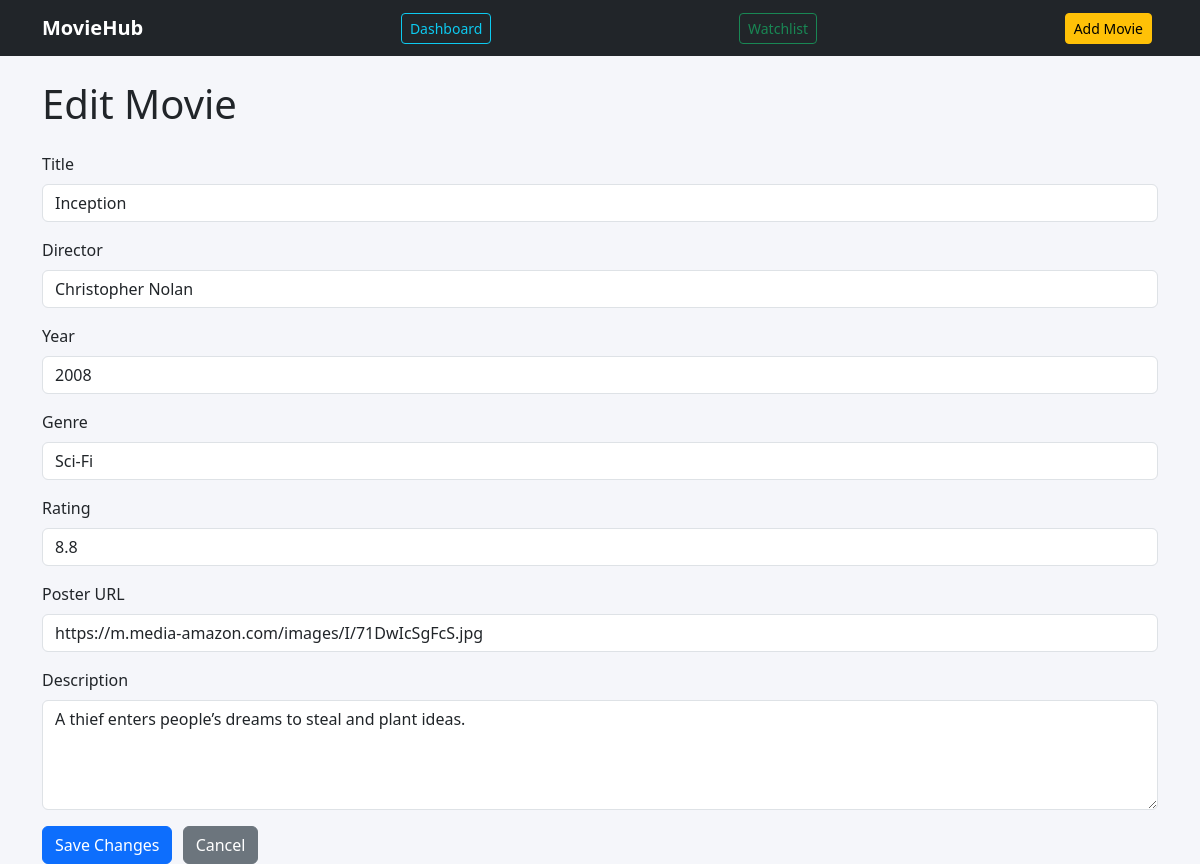
Screenshot of /edit/1 with the database file from the repository.
### models.py (models this page shows, shortened)
class Movie(db.Model):
    id = db.Column(db.Integer, primary_key=True)
    title = db.Column(db.String(100), nullable=False)
    director = db.Column(db.String(100))
    year = db.Column(db.Integer)
    genre = db.Column(db.String(50))
    rating = db.Column(db.Float)
    description = db.Column(db.Text)
    poster_url = db.Column(db.String(300))

### app.py (the view, shortened to what this page needs)
@app.route("/edit/<int:movie_id>", methods=["GET", "POST"])
def edit_movie(movie_id):
    movie = Movie.query.get_or_404(movie_id)
    return render_template("edit_movie.html", movie=movie)

### templates/edit_movie.html
{% extends "base.html" %}
{% block content %}
<h1 class="mb-4">Edit Movie</h1>
<form method="POST">
    <div class="mb-3">
        <label class="form-label">Title</label>
        <input type="text" name="title" class="form-control" value="{{ movie.title }}" required>
    </div>
    <div class="mb-3">
        <label class="form-label">Director</label>
        <input type="text" name="director" class="form-control" value="{{ movie.director }}">
    </div>
    <div class="mb-3">
        <label class="form-label">Year</label>
        <input type="number" name="year" class="form-control" value="{{ movie.year }}">
    </div>
    <div class="mb-3">
        <label class="form-label">Genre</label>
        <input type="text" name="genre" class="form-control" value="{{ movie.genre }}">
    </div>
    <div class="mb-3">
        <label class="form-label">Rating</label>
        <input type="number" step="0.1" name="rating" class="form-control" value="{{ movie.rating }}">
    </div>
    <div class="mb-3">
        <label class="form-label">Poster URL</label>
        <input type="text" name="poster_url" class="form-control" value="{{ movie.poster_url }}">
    </div>
    <div class="mb-3">
        <label class="form-label">Description</label>
        <textarea name="description" class="form-control" rows="4">{{ movie.description }}</textarea>
    </div>
    <button type="submit" class="btn btn-primary">Save Changes</button>
    <a href="/movie/{{ movie.id }}" class="btn btn-secondary">Cancel</a>
</form>
{% endblock %}

### static/style.css (style rules this page uses)
body { background-color: #f5f6fa; }
.btn { margin-right: 6px; }

### rows the page displays
Movie: title "Inception", director "Christopher Nolan", year "2008", genre "Sci-Fi", rating "8.8", poster_url "https://m.media-amazon.com/images/I/71DwIcSgFcS.jpg", description "A thief enters people’s dreams to steal and plant ideas."
